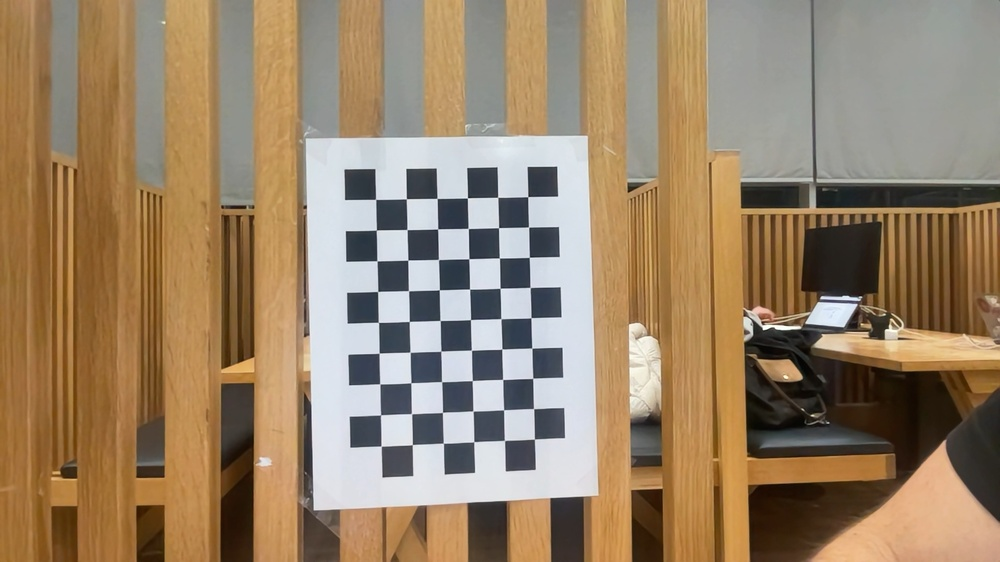
#> input picture HRI/calibration_images/calib_01.jpg, 1000 x 562 px, shrunk from 1920 x 1080 before the run; its folder holds 4 pictures in this run
$ python calibrate_camera.py
#> lines starting #> are read from the running program, lines starting #| are printed output that depends on the picture
"""
Camera Calibration Script

Calibrates camera using checkerboard images to get real intrinsics.
"""

import cv2
import numpy as np
import glob
import os
import json

def calibrate_camera(images_dir="calibration_images",
                    pattern_size=(9, 6),
                    square_size=0.025,  # Size of one square in meters (adjust if needed)
                    output_file="camera_intrinsics.json"):
    """
    Calibrate camera using checkerboard images.

    Args:
        images_dir: Directory containing calibration images (calib_*.jpg)
        pattern_size: Tuple of (inner_corners_width, inner_corners_height)
                     For a 10x7 checkerboard, inner corners = (9, 6)
        square_size: Size of one checkerboard square in meters (default: 2.5cm = 0.025m)
        output_file: Output JSON file to save intrinsics

    Returns:
        Dictionary with 'fx', 'fy', 'cx', 'cy', 'distortion', 'K' (camera matrix)
    """
#> called with images_dir = 'calibration_images', pattern_size = (9, 6), square_size = 0.025, output_file = 'camera_intrinsics.json'
    print("=" * 60)
    print("Camera Calibration")
    print("=" * 60)
    print(f"Images directory: {images_dir}")
    print(f"Checkerboard pattern: {pattern_size[0]}x{pattern_size[1]} inner corners")
    print(f"Square size: {square_size}m")
    print("=" * 60)

    # Prepare object points (3D points in checkerboard coordinate system)
    # For a flat checkerboard, Z=0 for all points
    objp = np.zeros((pattern_size[0] * pattern_size[1], 3), np.float32)
    objp[:, :2] = np.mgrid[0:pattern_size[0], 0:pattern_size[1]].T.reshape(-1, 2)
    objp *= square_size  # Scale to real-world units (meters)

    # Arrays to store object points and image points
    objpoints = []  # 3D points in real world space
    imgpoints = []  # 2D points in image plane

    # Find all calibration images
    images = glob.glob(os.path.join(images_dir, "calib_*.jpg"))
    images.sort()

    if len(images) == 0:
        print(f"ERROR: No calibration images found in {images_dir}/")
        print("  Expected files: calib_01.jpg, calib_02.jpg, ...")
        return None

    print(f"\nFound {len(images)} calibration images")
    print("Processing images...")

    successful = 0
    failed = 0

    for i, fname in enumerate(images):
        img = cv2.imread(fname)
#> img is the input picture: shape (562, 1000, 3); mean B, G, R 103.9, 130.7, 152.7
        if img is None:
            print(f"  ⚠ Could not read: {fname}")
            failed += 1
            continue

        gray = cv2.cvtColor(img, cv2.COLOR_BGR2GRAY)
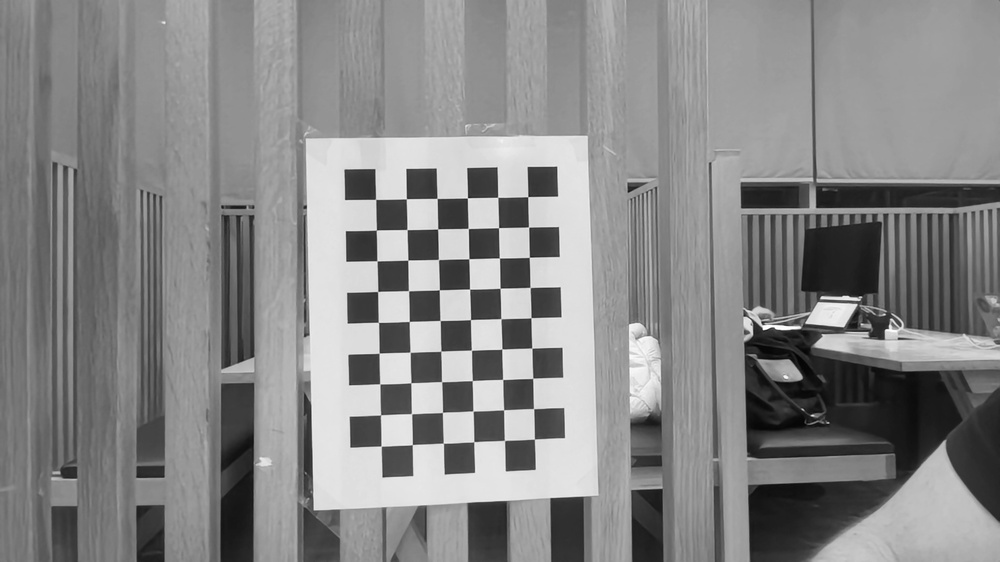
#> gray: shape (562, 1000); min 1, max 255, mean 134.2

        # Find checkerboard corners
        ret, corners = cv2.findChessboardCorners(
            gray, pattern_size,
            cv2.CALIB_CB_ADAPTIVE_THRESH +
            cv2.CALIB_CB_FAST_CHECK +
            cv2.CALIB_CB_NORMALIZE_IMAGE
        )
#> ret = True; corners = 54 rows, first 8: [527.8, 196.7], [528.6, 227], [529.3, 257.3], [530.2, 287.5], [531, 317.6], [531.7, 348.1], [532.7, 378.2], [533.6, 408.6]

        if ret:
            # Refine corner positions for sub-pixel accuracy
            criteria = (cv2.TERM_CRITERIA_EPS + cv2.TERM_CRITERIA_MAX_ITER, 30, 0.001)
            corners2 = cv2.cornerSubPix(gray, corners, (11, 11), (-1, -1), criteria)
#> corners2 = 54 rows, first 8: [527.7, 196.6], [528.6, 227], [529.3, 257.3], [530.1, 287.4], [531, 317.8], [531.8, 348.1], [532.7, 378.3], [533.6, 408.6]

            objpoints.append(objp)
            imgpoints.append(corners2)
            successful += 1
            print(f"  ✓ {os.path.basename(fname)} - Found {pattern_size[0]*pattern_size[1]} corners")
        else:
            failed += 1
            print(f"  ✗ {os.path.basename(fname)} - Could not find checkerboard")
#> pass 2 of the loop in calibrate_camera, `for i, fname in enumerate(images):`:
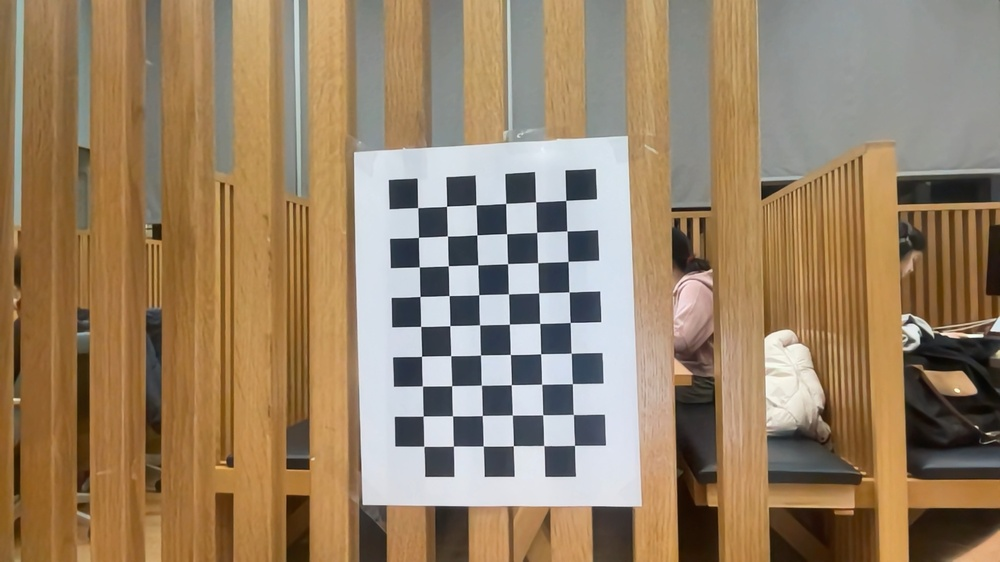
#> input picture HRI/calibration_images/calib_02.jpg, 1000 x 562 px, shrunk from 1920 x 1080 before the run
#> in calibrate_camera, img is the input picture: shape (562, 1000, 3); mean B, G, R 102.3, 129.7, 152.2
#> in calibrate_camera, `gray = cv2.cvtColor(img, cv2.COLOR_BGR2GRAY)`:
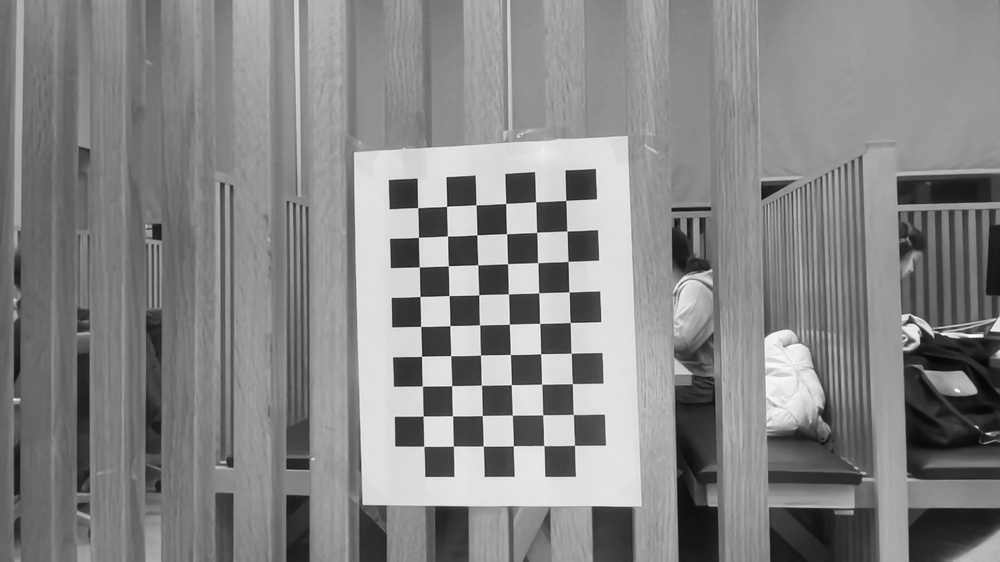
#> gray: shape (562, 1000); min 5, max 253, mean 133.3
#> corners = 54 rows, first 8: [565.7, 200.4], [566.8, 230.9], [568.1, 261.4], [569.1, 292], [570.2, 322.5], [571.2, 353.2], [572.4, 383.6], [573.5, 414.5]
#> corners2 = 54 rows, first 8: [565.8, 200.4], [566.9, 230.9], [568.1, 261.4], [569, 291.9], [570.2, 322.5], [571.2, 353.2], [572.4, 383.6], [573.3, 414.4]
#> pass 3 of the loop in calibrate_camera, `for i, fname in enumerate(images):`:
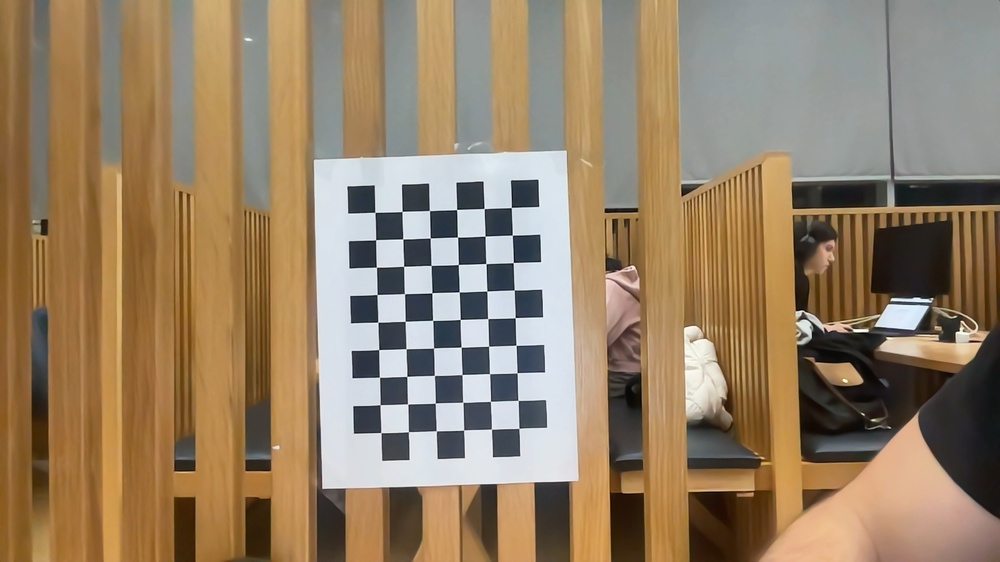
#> input picture HRI/calibration_images/calib_03.jpg, 1000 x 562 px, shrunk from 1920 x 1080 before the run
#> in calibrate_camera, img is the input picture: shape (562, 1000, 3); mean B, G, R 102.4, 128.5, 149.4
#> in calibrate_camera, `gray = cv2.cvtColor(img, cv2.COLOR_BGR2GRAY)`:
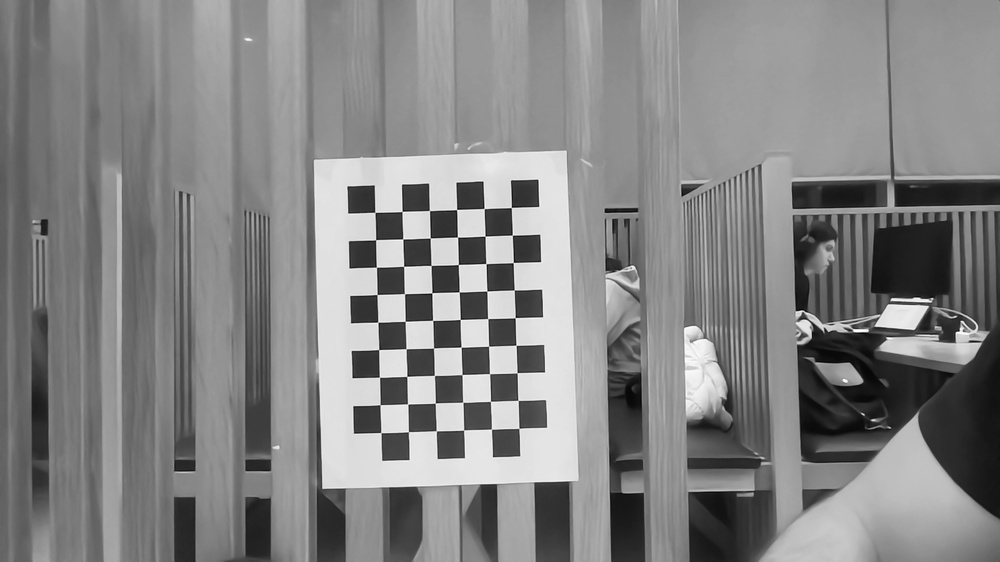
#> gray: shape (562, 1000); min 1, max 254, mean 131.8
#> corners = 54 rows, first 8: [511.3, 207.5], [512.3, 235.1], [513.2, 262.5], [514.2, 290], [515.1, 317.6], [516.1, 345.3], [517.1, 372.7], [518.1, 400.4]
#> corners2 = 54 rows, first 8: [511.4, 207.5], [512.3, 235.1], [513.3, 262.6], [514.3, 290], [515.2, 317.7], [516, 345.3], [517.2, 372.8], [518, 400.4]
#> the loop made 4 passes; the first 3 are shown

    print(f"\nSuccessful: {successful}/{len(images)}")
    print(f"Failed: {failed}/{len(images)}")

    if successful < 10:
        print("\n⚠ WARNING: Less than 10 successful images. Calibration may be inaccurate.")
        print("  Try capturing more images with the checkerboard clearly visible.")

    if successful == 0:
        print("\nERROR: No images with detected checkerboards!")
        print("  Check:")
        print("    - Checkerboard pattern size is correct")
        print("    - Images show the full checkerboard clearly")
        print("    - Checkerboard is flat and in focus")
        return None

    # Get image dimensions
    img_shape = gray.shape[::-1]  # (width, height)
#> img_shape = (1000, 562)

    print(f"\nRunning calibration with {successful} images...")
    print(f"Image size: {img_shape[0]}x{img_shape[1]}")
#| Image size: 1000x562

    # Calibrate camera
    ret, K, dist, rvecs, tvecs = cv2.calibrateCamera(
        objpoints, imgpoints, img_shape, None, None
    )

    if not ret:
        print("ERROR: Calibration failed!")
        return None

    # Extract intrinsics
    fx = K[0, 0]
    fy = K[1, 1]
    cx = K[0, 2]
    cy = K[1, 2]

    # Calculate reprojection error
    mean_error = 0
    for i in range(len(objpoints)):
        imgpoints2, _ = cv2.projectPoints(objpoints[i], rvecs[i], tvecs[i], K, dist)
        error = cv2.norm(imgpoints[i], imgpoints2, cv2.NORM_L2) / len(imgpoints2)
        mean_error += error

    mean_error /= len(objpoints)

    # Prepare results
    intrinsics = {
        'fx': float(fx),
        'fy': float(fy),
        'cx': float(cx),
        'cy': float(cy),
        'width': int(img_shape[0]),
        'height': int(img_shape[1]),
        'distortion': dist.tolist(),
        'camera_matrix': K.tolist(),
        'reprojection_error': float(mean_error)
    }

    # Print results
    print("\n" + "=" * 60)
    print("Calibration Results")
    print("=" * 60)
    print(f"Focal length (fx): {fx:.2f} pixels")
    print(f"Focal length (fy): {fy:.2f} pixels")
    print(f"Principal point (cx): {cx:.2f} pixels")
    print(f"Principal point (cy): {cy:.2f} pixels")
    print(f"Image size: {img_shape[0]}x{img_shape[1]}")
#| Image size: 1000x562
    print(f"Reprojection error: {mean_error:.4f} pixels (lower is better)")
    print("=" * 60)

    if mean_error > 1.0:
        print("\n⚠ WARNING: High reprojection error. Calibration may be inaccurate.")
        print("  Try:")
        print("    - More calibration images (15-20 recommended)")
        print("    - Better checkerboard images (sharper, better lighting)")
        print("    - More varied angles and distances")

    # Save to file (save in calibration/ directory)
    output_path = os.path.join("calibration", output_file)
    os.makedirs("calibration", exist_ok=True)
    with open(output_path, 'w') as f:
        json.dump(intrinsics, f, indent=2)

    print(f"\n✓ Intrinsics saved to: {output_path}")
    print("\nNext steps:")
    print("  1. Update depth_estimator.py to load these intrinsics")
    print("  2. Run depth calibration (calibrate_depth.py) to scale depth values")

    return intrinsics


if __name__ == "__main__":
    # Adjust these parameters if needed:
    # - pattern_size: (inner_corners_width, inner_corners_height)
    #   For a 10x7 checkerboard (10 squares x 7 squares), inner corners = (9, 6)
    # - square_size: Size of one square in meters (e.g., 0.025 = 2.5cm)

    intrinsics = calibrate_camera(
        images_dir="calibration_images",
        pattern_size=(9, 6),  # Adjust to your checkerboard
        square_size=0.025,     # Adjust to your square size in meters
        output_file="camera_intrinsics.json"
    )

    if intrinsics:
        print("\n✓ Calibration complete!")
    else:
        print("\n✗ Calibration failed. Check the errors above.")
